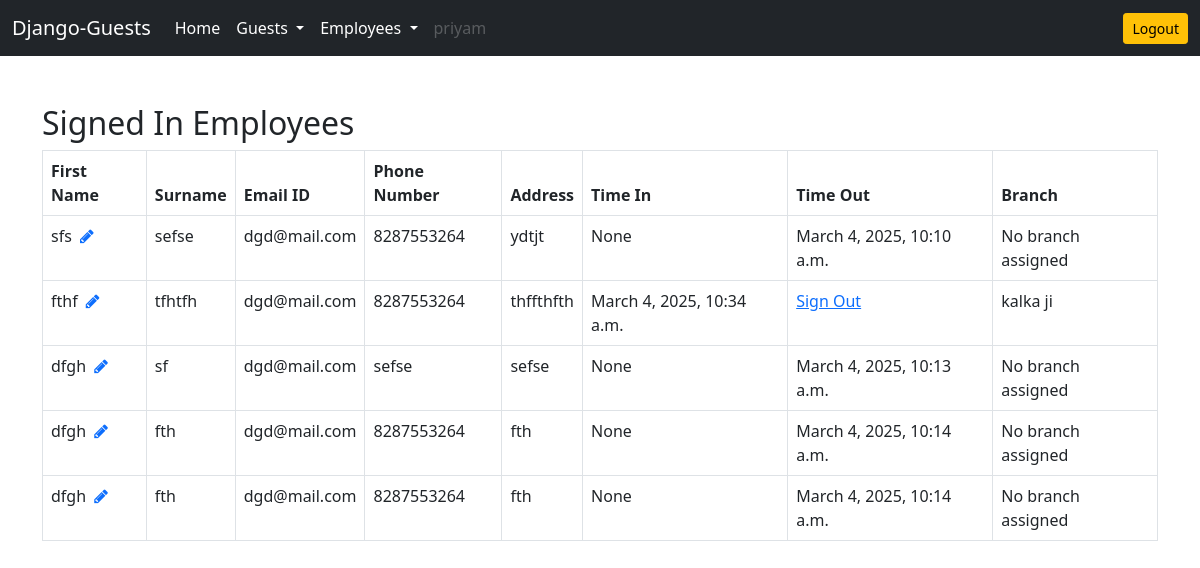
The app's page /guest/signed-in-employees/ (signed in) with its own data.
### guest/models.py (models this page shows, shortened)
class Employee(models.Model):
    author = models.ForeignKey(User, on_delete=models.CASCADE)
    first_name = models.CharField(max_length=100)
    surname = models.CharField(max_length=100)
    address = models.CharField(max_length=255)
    email_id = models.EmailField(max_length=100)
    phone_number = models.CharField(max_length=20)
    salary = models.CharField(max_length=20)
    branch = models.ForeignKey(Branch, on_delete=models.SET_NULL, null=True, blank=True)
    is_active = models.BooleanField(default=True)  # Track whether employee is signed in
    time_in = models.DateTimeField(null=True, blank=True)  # When employee signed in
    time_out = models.DateTimeField(null=True, blank=True)  # When employee signed out

class Branch(models.Model):
    name = models.CharField(max_length=100, unique=True)

### guest/views.py (the view)
# urls.py: path('signed-in-employees/', signed_in_employees, name='signed-in-employees'),
@login_required
def signed_in_employees(request):
    employees = Employee.objects.all().order_by('-first_name')  # Temporarily remove the is_active filter
    context = {'employees': employees}
    return render(request, 'guest/signed_in_employee.html', context)

### templates/guest/signed_in_employee.html
{% extends 'base.html' %}
{% block content %}
<h2>Signed In Employees</h2>
<table class="table table-bordered">
    <thead>
        <tr>
            <th scope="col">First Name</th>
            <th scope="col">Surname</th>
            <th scope="col">Email ID</th>
            <th scope="col">Phone Number</th>
            <th scope="col">Address</th>
            <th scope="col">Time In</th>
            <th scope="col">Time Out</th>
            <th scope="col">Branch</th>
        </tr>
    </thead>
    <tbody>
        {% if employees %}
            {% for employee in employees %}
            <tr>
                <td>{{ employee.first_name }} <a href="{% url 'update-employee' employee.pk %}"><i class="fa fa-pencil text-primary ms-1"></i></a></td>
                <td>{{ employee.surname }}</td>
                <td>{{ employee.email_id }}</td>
                <td>{{ employee.phone_number }}</td>
                <td>{{ employee.address }}</td>
                <td>{{ employee.time_in }}</td>
                {% if employee.time_out %}
                    <td>{{ employee.time_out }}</td>
                {% else %}
                    <td><a href="{% url 'sign-out-employee' employee.pk %}">Sign Out</a></td>
                {% endif %}
                <td>
                    {% if employee.branch %}
                        {{ employee.branch.name }}
                    {% else %}
                        No branch assigned
                    {% endif %}
                </td>
            </tr>
            {% endfor %}
        {% else %}
            <tr>
                <td colspan="8">No employees found</td>
            </tr>
        {% endif %}
    </tbody>
</table>
{% endblock %}

### templates/base.html (shortened to what this page needs)
<!doctype html>
<html lang="en">
<head>
    <link href="https://cdn.jsdelivr.net/npm/bootstrap@5.0.2/dist/css/bootstrap.min.css" rel="stylesheet"
>
        <link rel="stylesheet" href="https://cdnjs.cloudflare.com/ajax/libs/font-awesome/4.7.0/css/font-awesome.min.css">
</head>
<body>
    <nav class="navbar navbar-expand-lg navbar-dark bg-dark">
        <div class="container-fluid">
            <a class="navbar-brand" href="#">Django-Guests</a>
            <div class="collapse navbar-collapse" id="navbarSupportedContent">
                <ul class="navbar-nav me-auto mb-2 mb-lg-0">
                    <li class="nav-item">
                        <a class="nav-link active" aria-current="page" href="/">Home</a>
                    </li>
                    <li class="nav-item dropdown">
                        <a class="nav-link active dropdown-toggle" href="#" id="navbarDropdown" role="button"
                            data-bs-toggle="dropdown" aria-expanded="false">
                            Guests
                        </a>
                    </li>
                    <li class="nav-item dropdown">
                        <a class="nav-link active dropdown-toggle" href="#" id="navbarDropdown" role="button"
                            data-bs-toggle="dropdown" aria-expanded="false">
                            Employees
                        </a>
                            </li>
                        </ul>
                    <li class="nav-item">
                        <a class="nav-link disabled" href="#" tabindex="-1"
                            aria-disabled="true">{{request.user.username}}</a>
                    </li>
                <a href="{% url 'logout' %}" class="btn btn-warning btn-sm">Logout</a>
            </div>
        </div>
    </nav>
    <div class="container mt-5">
        {% block content %}
        {% endblock content %}
    </div>
</body>
</html>

### records on screen
Employee: first_name "sfs", surname "sefse", email_id "dgd@mail.com", phone_number "8287553264", address "ydtjt", time_in "None", time_out "March 4, 2025, 10:10 a.m.", shows "No branch assigned"
Employee: first_name "fthf", surname "tfhtfh", email_id "dgd@mail.com", phone_number "8287553264", address "thffthfth", time_in "March 4, 2025, 10:34 a.m.", shows "Sign Out", branch.name "kalka ji"
Employee: first_name "dfgh", surname "sf", email_id "dgd@mail.com", phone_number "sefse", address "sefse", time_in "None", time_out "March 4, 2025, 10:13 a.m.", shows "No branch assigned"
Employee: first_name "dfgh", surname "fth", email_id "dgd@mail.com", phone_number "8287553264", address "fth", time_in "None", time_out "March 4, 2025, 10:14 a.m.", shows "No branch assigned"
Employee: first_name "dfgh", surname "fth", email_id "dgd@mail.com", phone_number "8287553264", address "fth", time_in "None", time_out "March 4, 2025, 10:14 a.m.", shows "No branch assigned"

### other values on screen
{{ request.user.username }} "priyam"
